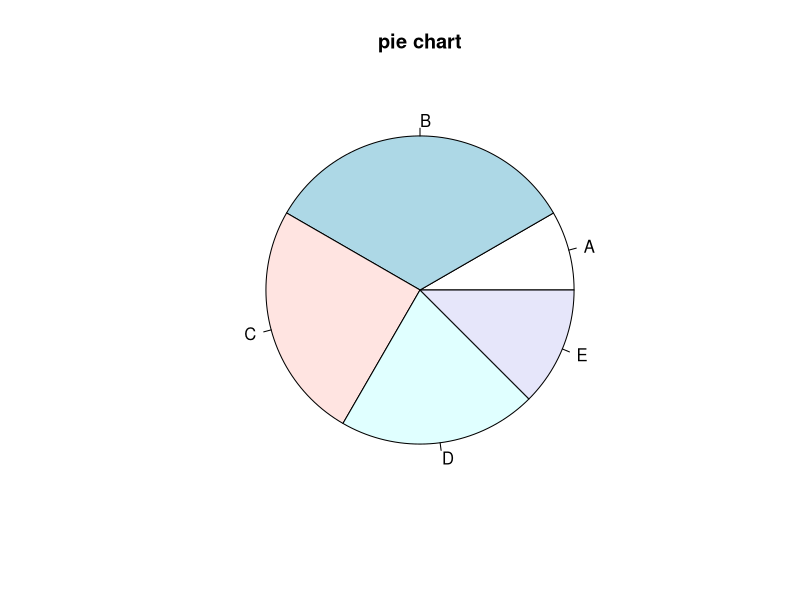
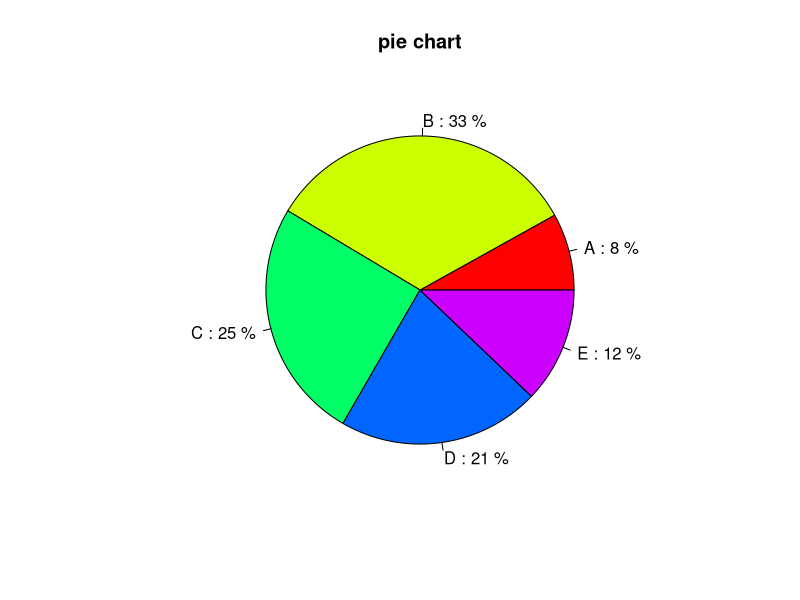

Source code (R) for these figures, in order:
#pie chart 

myNumbers = c(20,80,60,50,30)
categories = c("A","B","C","D","E")

pie(myNumbers , labels = categories , main = "pie chart")

percentage = round(myNumbers / sum(myNumbers) * 100) #darsad har kodaM AZ SAHM HA
percentage

l = paste(categories,":",percentage,"%")
l


pie(percentage , labels = l , main = "pie chart" , col = rainbow(length(l)))
